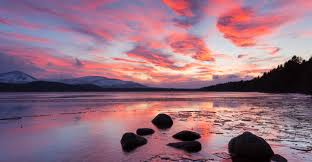
#> input picture filters/image1.jpeg, 312 x 162 px, found by its file name
$ python exercise1.py
#> lines starting #> are read from the running program, lines starting #| are printed output that depends on the picture
#exercise 1

from skimage import io
import numpy as np
import matplotlib.pyplot as plt
from time import time

# Make matplotlib figures appear inline in the
# notebook rather than in a new window
plt.rcParams['figure.figsize'] = (10.0, 8.0) # set default size of plots
plt.rcParams['image.interpolation'] = 'nearest'
plt.rcParams['image.cmap'] = 'gray'

# provide methods for loading and displaying images
def load(image_path):
#> called with image_path = 'filters/image1.jpeg'
    out = io.imread(image_path)
#> out is the input picture: shape (162, 312, 3); mean R, G, B 150.2, 110.6, 127.1
    out = out.astype(np.float64) / 255
    return out

def display(img, title=None):
    # Show image
    plt.figure(figsize = (5,5))
    plt.imshow(img)
    plt.title(title)
    plt.axis('off')
    plt.show()

# As usual, you may use your own images, but you must include them in your submission.
image_path = 'filters/image1.jpeg'

image = load(image_path)

import math

def naive_convolution_filter(image, kernel):
    """
    Args:
        image: numpy array of shape (Hi, Wi).
        kernel: numpy array of shape (Hk, Wk).
    Returns:
        out: numpy array of shape (Hi, Wi).
    """
    out = np.zeros(image.shape)

    for image_row in range(image.shape[0]):
        for image_column in range(image.shape[1]):
            output_value = 0
            for kernel_row in range(kernel.shape[0]):
                for kernel_column in range(kernel.shape[1]):
                    image_row_offset = math.ceil(kernel_row - kernel.shape[0] / 2)
                    image_column_offset = math.ceil(kernel_column - kernel.shape[1] / 2)

                    if (image_row + image_row_offset < 0 or
                        image_row + image_row_offset >= image.shape[0] or
                        image_column + image_column_offset < 0 or
                        image_column + image_column_offset >= image.shape[1]):
                        image_value = 0
                    else:
                        image_value = image[image_row + image_row_offset, image_column + image_column_offset]

                    output_value += image_value * kernel[kernel_row, kernel_column]

            out[image_row, image_column] = output_value
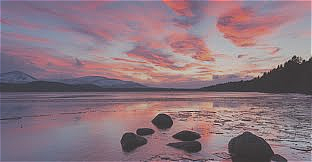
#> out: shape (162, 312, 3) float64; mean R, G, B 0.592, 0.436, 0.501; drawn with min black and max white

    return out

filter1 = np.array(
[
    [0,0,0,0,0],
    [0,0,0,0,0],
    [0,0,0,0,1],
    [0,0,0,0,0],
    [0,0,0,0,0]
])
'''
My guess is that it may darken, because mutiplying everything by zero,
and then keeping 1, (my theory is that it doesn matter where the 1 is,
i could be wrong) will make evertyhing darker, becuase when mutiplying rgb by 0,
it will be closer to black


Result: it shifted over. This does make sense, becuase the 1 is offeset from the center,
 it effectivly moves it over. My prediction was wrong because I thought it was taking the average,
 of all the surrounding ones, when it wasnt.

'''

filter2 = np.array(
[
    [0,0,0],
    [0,2,0],
    [0,0,0]
])

# Hint: check the lecture slides for a familiar-looking filter

'''
I think that this will NOT offset this time, becuase it is in the center.
I think that it will make the image brighter, becuase when mutipled by 2, it will
bring the RGB closer to 255, which will in turn make it closer to white

Result:
it made it brighter

'''
filter3 = np.array(
[
    [-.11,-.11,-.11],
    [-.11,1.88,-.11],
    [-.11,-.11,-.11],
])

'''
Prediction: I think that this will only change the outside edges,
because the -0.11*8 = -0.88 which cancels out the 1.88 in the middle.
So i thikn it may make the outside edges darker, while keeping the rest the same

Result:
Same

'''


display(image, title="Original Image")
#display(naive_convolution_filter(image, filter1), title="Filter 1")
#display(naive_convolution_filter(image, filter2), title="Filter 2")
display(naive_convolution_filter(image, filter3), title="Filter 3")
#> call 2 of display, with title = 'Filter 3'
#> in display (call 2), `plt.show()`:
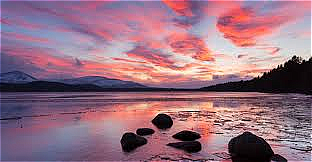
#> shown: shape (162, 312, 3) float64; mean R, G, B 0.591, 0.437, 0.502

display(filter1, title="Filter 1")
#> call 3 of display, with img = array of shape (5, 5), title = 'Filter 1'
#> in display (call 3), `plt.show()`:
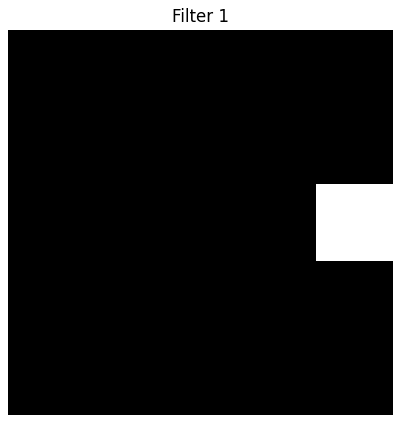
#> figure drawn by matplotlib, 1 panel
display(filter2, title="Filter 2")
#> call 4 of display, with img = array of shape (3, 3), title = 'Filter 2'
#> in display (call 4), `plt.show()`:
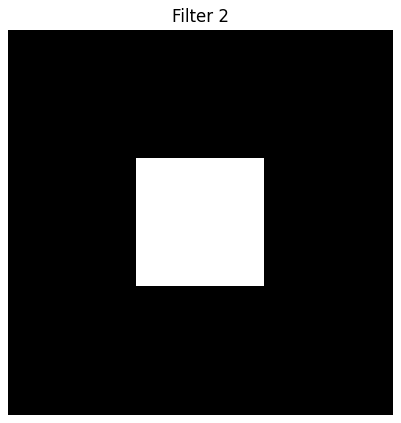
#> figure drawn by matplotlib, 1 panel
display(filter3, title="Filter 3")

$ run again, with filters/image2.jpeg copied over filters/image1.jpeg
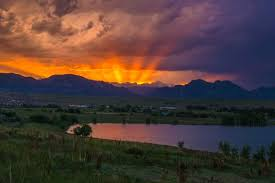
#> input picture filters/image2.jpeg, 275 x 183 px, found by its file name
#> in load, out is the input picture: shape (183, 275, 3); mean R, G, B 81, 61.5, 56.4
#> after the loop in naive_convolution_filter, `for image_row in range(image.shape[0]):`:
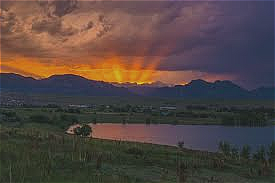
#> out: shape (183, 275, 3) float64; mean R, G, B 0.319, 0.242, 0.223; drawn with min black and max white
#> in display (call 2), `plt.show()`:
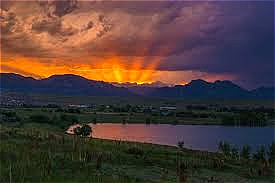
#> shown: shape (183, 275, 3) float64; mean R, G, B 0.319, 0.242, 0.223
